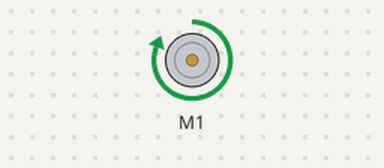
This sketch was run on a simulated Arduino Uno, built with avr-gcc and run on an emulated ATmega328P. Shown: DC motor (green arrow = forward, orange = backward, longer = faster).

Above: at 1.0 s.
At 3.0 s:
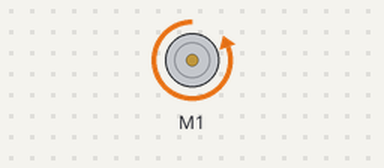
Timing chart, 0 to 5.2 s (numbered marks = the images above):
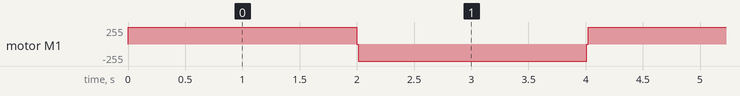

Measured:
- by itself, motor M1: repeats every 4.0 s: stopped 0.01 s, backward 255/255 2.0 s, stopped 0.01 s, forward 255/255 2.0 s

The sketch:

_54_Adafruit_v1_01.ino.ino
```cpp
// (licence header left out)
#include <AFMotor.h>                 //Include library AF Motor


AF_DCMotor motor1(1);                // Motor 1 Selected


unsigned char velocidade1 = 0x00;    // Storage motor1 Speed (8 bits)


void setup()
{


}


void loop()
{
  velocidade1 = 0xFF;
  motor1.setSpeed(velocidade1);  // Set full Speed
  motor1.run(FORWARD);           // Clockwise
  delay(2000);                   // Wait 2 seconds

  velocidade1 = 0x00;
  motor1.setSpeed(velocidade1);  // Set zero Speed
  motor1.run(RELEASE);           // Stop Motor
  delay(10);                     // Wait 10 microseconds


  velocidade1 = 0xFF;
  motor1.setSpeed(velocidade1);  // Set full Speed
  motor1.run(BACKWARD);          // anti-Clockwise
  delay(2000);                   // Wait 2 seconds

  velocidade1 = 0x00;
  motor1.setSpeed(velocidade1); // Set zero Speed
  motor1.run(RELEASE);          // Stop Motor
  delay(10);                    // Wait 10 microseconds

}
```
